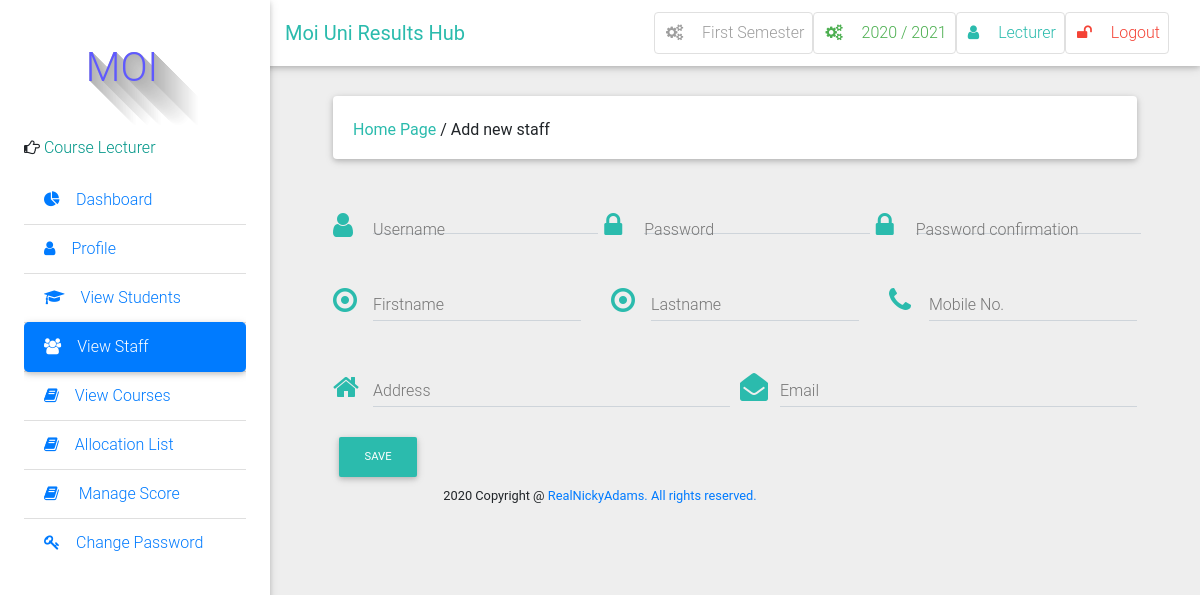
/staff/add/new/ (signed in), run on the app's committed database.
### result/models.py (models this page shows, shortened)
class Semester(models.Model):
    semester = models.CharField(max_length=10, choices=SEMESTER, blank=True)
    is_current_semester = models.BooleanField(default=False, blank=True, null=True)
    session = models.ForeignKey(Session, on_delete=models.CASCADE, blank=True, null=True)
    next_semester_begins = models.DateField(null=True, blank=True)
    def __str__(self):
        return self.semester

class Session(models.Model):
    session = models.CharField(max_length=200, unique=True)
    is_current_session = models.BooleanField(default=False, blank=True, null=True)
    next_session_begins = models.DateField(blank=True, null=True)
    def __str__(self):
        return self.session

class User(AbstractUser):
    is_student = models.BooleanField(default=False)
    is_lecturer = models.BooleanField(default=False)
    phone = models.CharField(max_length=60, blank=True, null=True)
    address = models.CharField(max_length=60, blank=True, null=True)
    picture = models.ImageField(upload_to="pictures/", blank=True, null=True)
    email = models.EmailField(blank=True, null=True)
    admission = models.CharField(max_length=10)
    username_validator = ASCIIUsernameValidator()

### result/views.py (the view, shortened to what this page needs)
# urls.py: path('staff/add/new/', views.StaffAddView.as_view(), name="add_new_staff"),
class StaffAddView(CreateView):
    model = User
    form_class = StaffAddForm
    template_name = 'registration/add_staff.html'
    def get_context_data(self, **kwargs):
        kwargs['user_type'] = 'staff'
        return super().get_context_data(**kwargs)

### result/context_processors.py (called while the page is built)
def get_current_year_to_context(request):
    current_datetime = datetime.datetime.now()
    return {
        'current_year': current_datetime.year
    }

def session_processor(request):
    current_session = Session.objects.get(is_current_session=True)
    return {"current_session": current_session}

def semester_processor(request):
    current_semester = Semester.objects.get(is_current_semester=True)
    return {"current_semester": current_semester}

### templates/registration/add_staff.html (shortened to what this page needs)
{% extends 'base.html' %}
{% load crispy_forms_tags %}
{% block side_bar %}
    {% include 'partial_active_element.html' with active='staff' %}
{% endblock side_bar %}
{% block content %}
<div class="container-fluid mt-5">
  <div class="card mb-4 wow fadeIn">
    <div class="card-body d-sm-flex justify-content-between">
      <h6 class="mb-2 mb-sm-0 pt-1">
        <a class ='text-default' href="/">Home Page</a>
         <span>/</span>
         <span>Add new {{ user_type }}</span>
        </h6>
    </div>
  </div>
<form method="post">{% csrf_token %}
  <div class="form-row">
    <div class="col-md-4">
      <div class="md-form form-group">
        <i class="text-default fa fa-user prefix"></i>
        {{ form.username }}
        <label for="inputEmail4MD">{{ form.username.label }}</label>
      </div>
    </div>
    <div class="col-md-4">
      <div class="md-form form-group">
        <i class="text-default fa fa-lock prefix"></i>
        {{ form.password1 }}
        <label for="inputPassword4MD">{{ form.password1.label }}</label>
      </div>
    </div>
    <div class="col-md-4">
      <div class="md-form form-group">
        <i class="text-default fa fa-lock prefix"></i>
        {{ form.password2 }}
        <label for="inputPassword4MD">{{ form.password2.label }}</label>
      </div>
    </div>
  </div>
  <div class="row">
        <div class="col-md-4">
      <div class="md-form form-group">
        <i class="fa fa-dot-circle-o prefix text-default"></i>
       {{ form.firstname }}
        <label for="inputCityMD">{{ form.firstname.label }}</label>
      </div>
    </div>
    <div class="col-md-4">
      <div class="md-form form-group">
        <i class="fa fa-dot-circle-o prefix text-default"></i>
        {{ form.lastname }}
        <label for="inputZipMD">{{ form.lastname.label }}</label>
      </div>
    </div>
    <div class="col-md-4">
      <div class="md-form form-group">
        <i class="fa fa-phone prefix text-default"></i>
       {{ form.phone }}
        <label for="inputCityMD">{{ form.phone.label }}</label>
      </div>
    </div>
  </div>
  <div class="form-row">
    <div class="col-md-6">
      <div class="md-form form-group">
        <i class="fa fa-home prefix text-default"></i>
        {{ form.address }}
        <label for="student_address">{{ form.address.label }}</label>
      </div>
    </div>
    <div class="col-md-6">
      <div class="md-form form-group">
        <i class="fa fa-envelope-open prefix text-default"></i>
        {{ form.email }}
        <label for="student_email">{{ form.email.label }}</label>
      </div>
    </div>
  </div>
  <button type="submit" class="btn btn-default btn-md">Save</button>
</form>
</div>
{% endblock %}

### templates/base.html (shortened to what this page needs)
 {%load static %}
<!DOCTYPE html>
<html lang="en">
    <head>
        <link rel="stylesheet" href="https://maxcdn.bootstrapcdn.com/font-awesome/4.7.0/css/font-awesome.min.css">
        <link href="{% static 'css/bootstrap.min.css' %}" rel="stylesheet">
        <link href="{% static 'css/mdb.min.css' %}" rel="stylesheet">
        <link href="{% static 'css/style.css' %}" rel="stylesheet">
    </head>
    <body class="grey lighten-3">
    <header>
        <nav class="navbar fixed-top navbar-expand-lg navbar-light white scrolling-navbar">
            <div class="container-fluid">
                <a class="navbar-brand waves-effect" href="/">
                    <strong class="text-default ">Moi Uni Results Hub</strong>
                </a>
                <div class="collapse navbar-collapse" id="navbarSupportedContent">
                          {% if user.is_authenticated %}
                    <ul class="navbar-nav nav-flex-icons">
                        <li class="nav-item">
                            <a href="{% if request.user.is_superuser %}{% url 'manage_semester' %}{% else %}#{% endif %}" class="nav-link border border-light grey-text rounded waves-effect">
                                <i class="fa fa-cogs mr-3"></i>{{ current_semester }} Semester
                            </a>
                        </li>
                        <li class="nav-item">
                            <a href="{% if request.user.is_superuser %}{% url 'manage_session' %}{% else %}#{% endif %}" class="nav-link border border-light green-text rounded waves-effect">
                                <i class="fa fa-cogs mr-3"></i>{{ current_session }}
                            </a>
                        </li>
                        <li class="nav-item">
                            <a href="{% url 'profile' %}" class="nav-link border border-light rounded waves-effect text-default">
                                <i  class="fa fa-user mr-3"></i>{{ user|capfirst }}
                            </a>
                        </li>
                         <li class="nav-item">
                            <a href="/accounts/logout/" class="nav-link border border-light rounded waves-effect red-text">
                                <i class="fa fa-unlock mr-3"></i>Logout
                            </a>
                        </li>
                    {% endif %}
                </div>
            </div>
        </nav>
        <div class="sidebar-fixed position-fixed">
                <p style="margin-left: 30px;" id="icon" class="logo"> MOI</p>
                {% if request.user.is_lecturer %}
                <p><i class="fa fa-hand-o-right" aria-hidden="true"></i>
                    <span class="teal-text text-center"> Course Lecturer</span></p>
                {% elif request.user.is_student %}
                <p><i class="fa fa-hand-o-right" aria-hidden="true"></i>
                    <span class="teal-text text-center"> Student</span></p>
                {% else %}
                <p><i class="fa fa-hand-o-right" aria-hidden="true"></i>
                    <span class="teal-text text-center"> System Admin</span></p>
                {% endif %}
            <div class="dashboard">
            {% block side_bar %}{% endblock side_bar %}
            </div>
        </div>
    </header>
    <main class="pt-5 mx-lg-5">
        {% block content%} {% endblock %}
    </main>
<footer class="footer text-center">
        <div class="container">
            <small class="copyright">{{ current_year }} Copyright @ <a href="#">RealNickyAdams. All rights reserved. </a></small>
        </div>
    </footer>
    </body>
</html>

### static/css/style.css (style rules this page uses)
.sidebar-fixed { height: 100vh; width: 270px; -webkit-box-shadow: 0 2px 5px 0 rgba(0, 0, 0, 0.16), 0 2px 10px 0 rgba(0, 0, 0, 0.12); box-shadow: 0 2px 5px 0 rgba(0, 0, 0, 0.16), 0 2px 10px 0 rgba(0, 0, 0, 0.12); z-index: 1050; background-color: #fff; padding: 1.5rem; padding-top: 0; }
@media (min-width: 1200px) { .navbar, .page-footer, main { padding-left: 270px; } }
.logo { text-color:#006666; text-shadow: rgb(179, 179, 179) 0px 0px 0px, rgb(180, 180, 180) 1px 1px 0px, rgb(182, 182, 182) 2px 2px 0px, rgb(184, 184, 184) 3px 3px 0px, rgb(185, 185, 185) 4px 4px 0px, rgb(187, 187, 187) 5px 5px 0px, rgb(189, 189, 189) 6px 6px 0px, rgb(190, 190, 190) 7px 7px 0px, rgb(192, 192, 192) 8px 8px 0px, rgb(194, 194, 194) 9px 9px 0px, rgb(195, 195, 195) 10px 10px 0px, rgb(197, 197, 197) 11px 11px 0px, rgb(199, 199, 199) 12px 12px 0px, rgb(201, 201, 201) 13px 13px 0px, rgb(202, 202, 202) 14px 14px 0px, rgb(204, 204, 204) 15px 15px 0px, rgb(206, 206, 206) 16px 16px 0px, rgb(207, 207, 207) 17px 17px 0px, rgb(209, 209, 209) 18px 18px 0px, rgb(211, 211, 211) 19px 19px 0px, rgb(212, 212, 212) 20px 20px 0px, rgb(214, 214, 214) 21px 21px 0px, rgb(216, 216, 216) 22px 22px 0px, rgb(218, 218, 218) 23px 23px 0px, rgb(219, 219, 219) 24px 24px 0px, rgb(221, 221, 221) 25px 25px 0px, rgb(223, 223, 223) 26px 26px 0px, rgb(224, 224, 224) 27px 27px 0px, rgb(226, 226, 226) 28px 28px 0px, rgb(228, 228, 228) 29px 29px 0px, rgb(230, 230, 230) 30px 30px 0px, rgb(231, 231, 231) 31px 31px 0px, rgb(233, 233, 233) 32px 32px 0px, rgb(235, 235, 235) 33px 33px 0px, rgb(236, 236, 236) 34px 34px 0px, rgb(238, 238, 238) 35px 35px 0px, rgb(240, 240, 240) 36px 36px 0px, rgb(241, 241, 241) 37px 37px 0px, rgb(243, 243, 243) 38px 38px 0px, rgb(245, 245, 245) 39px 39px 0px, rgb(247, 247, 247) 40px 40px 0px, rgb(248, 248, 248) 41px 41px 0px, rgb(250, 250, 250) 42px 42px 0px, rgb(252, 252, 252) 43px 43px 0px, rgb(253, 253, 253) 44px 44px 0px; font-size: 40px; color: rgb(95, 89, 255); height: 120px; width: 136px; line-height: 136px; border-radius: ; text-align: center; background-color: rgb(255, 255, 255); }

### templates/base.html (style rules this page uses)
.dashboard { display: block; max-height: 500px; overflow-y: auto; -ms-overflow-style: -ms-autohiding-scrollbar; }

### data on the page
Semester: semester "First"
Session: session "2020 / 2021"
User: username "Lecturer"

### other printed values
{{ user_type }} "staff"
